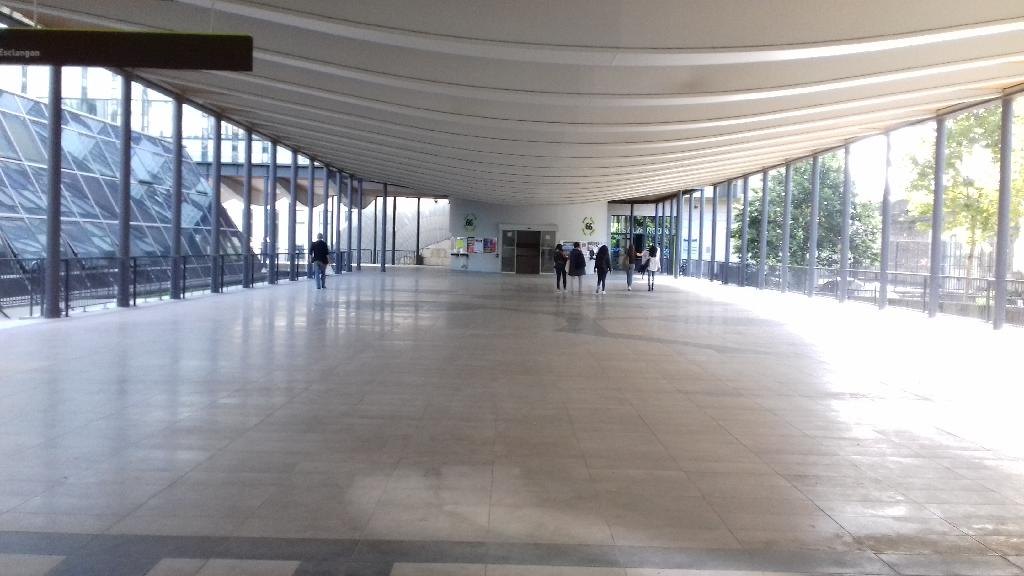
#> input picture test/test.jpg, 1024 x 576 px; its folder holds 4 pictures in this run
$ python ManagerProject.py
#> lines starting #> are read from the running program, lines starting #| are printed output that depends on the picture
import cv2
import numpy as np
from sklearn.neighbors.nearest_centroid import NearestCentroid
import os

##ouverture image

Label_learn = ['Isir','noIsir', 'noIsir', 'noIsir']
Label_test =  ['Isir']

def ComputeFeatures(image_filename):
#> called with image_filename = './test/test.jpg'
    img = cv2.imread(filename,0)
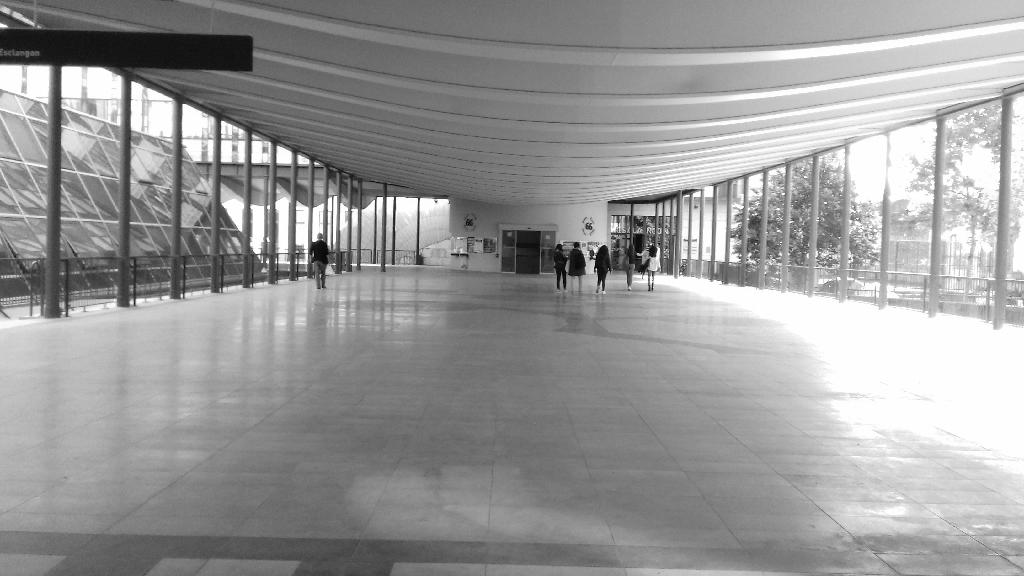
#> img: shape (576, 1024); min 0, max 255, mean 153.9
    ##Detection des surf points
    orb = cv2.ORB_create()
    pts , Features = orb.detectAndCompute(img,None)
#> pts = 500 keypoints; strongest (x, y, size): (397, 198, 31), (416, 198, 31), (392, 197, 31), (391, 198, 37.2)
    test = Features.flat[:]
#> test = 16000 values, max 255 at index 203, min 0 at index 591, mean 131.8
    return test


Liste = os.listdir('./test')
Learn = np.zeros((4,16000))
Test = np.zeros((1,16000))


for i in range(0,len(Liste)):
    filename = './test/' + Liste[i]

    tab = ComputeFeatures(filename)
#> tab has the same summary as test in ComputeFeatures
    if i == 0:
        print('test ok : ' + filename)
        Test[0] = tab
        print(tab)
#> (printed output is left out)
    else:
        print('base apprentissage', i)
        Learn[i] = tab
#> pass 2 of the loop `for i in range(0,len(Liste)):`:
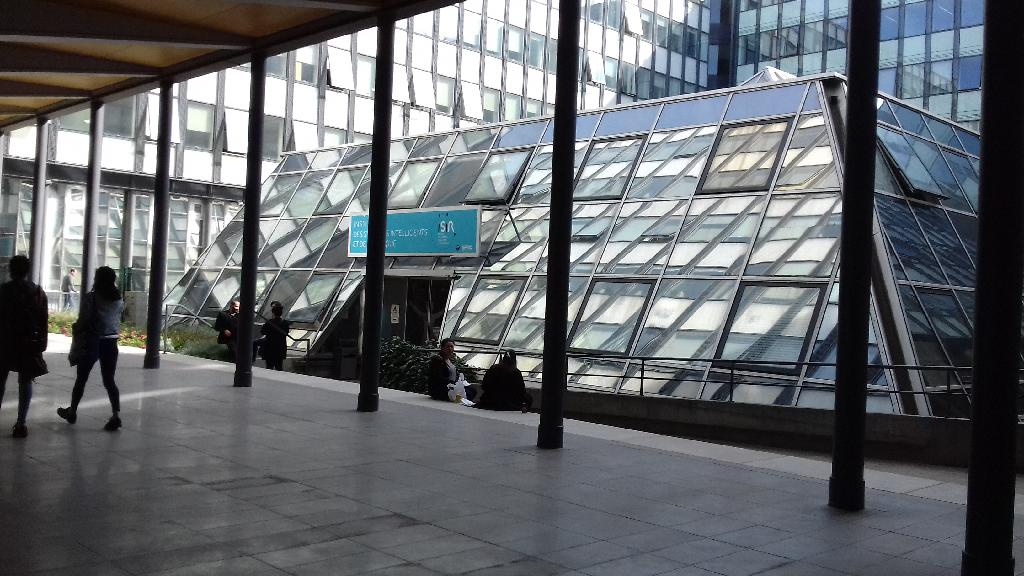
#> input picture test/test2.jpg, 1024 x 576 px
#> in ComputeFeatures (call 2), `img = cv2.imread(filename,0)`:
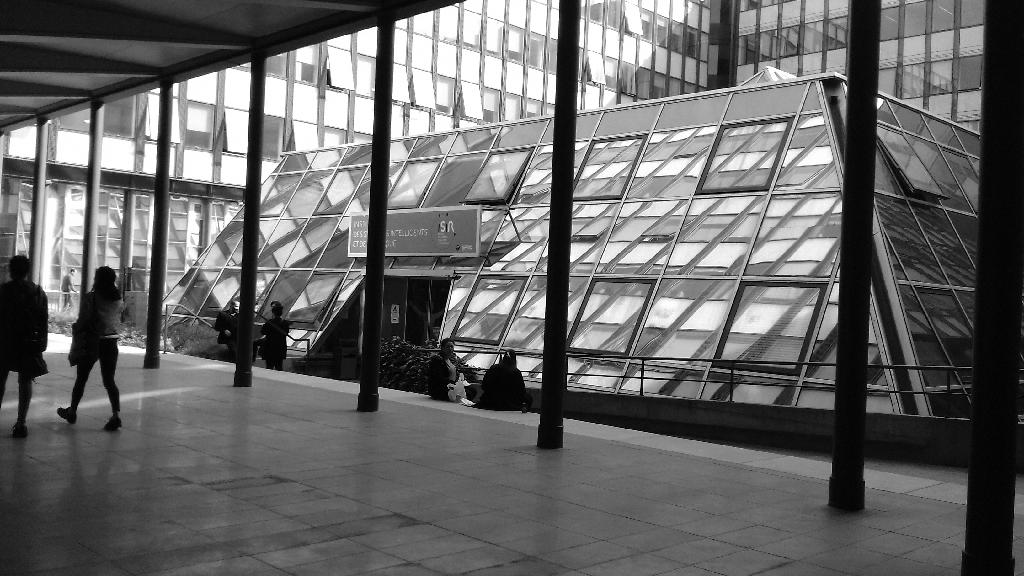
#> img: shape (576, 1024); min 0, max 255, mean 103
#> pts = 500 keypoints; strongest (x, y, size): (644, 380, 31), (568, 376, 31), (644, 374, 31), (640, 374, 31)
#> test = 16000 values, max 255 at index 39, min 0 at index 539, mean 132.6
#> tab has the same summary as test in ComputeFeatures
#> pass 3 of the loop `for i in range(0,len(Liste)):`:
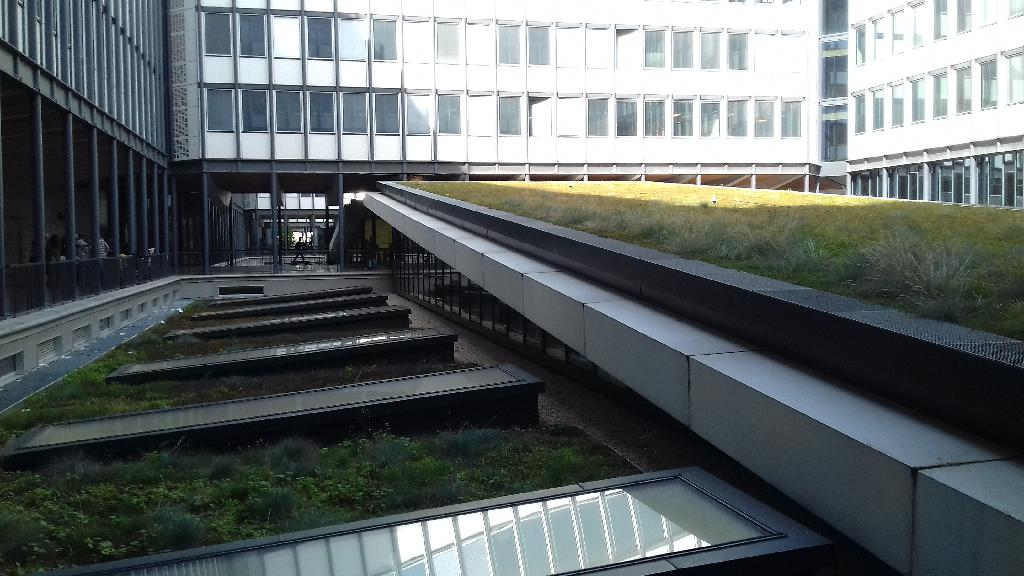
#> input picture test/test3.jpg, 1024 x 576 px
#> in ComputeFeatures (call 3), `img = cv2.imread(filename,0)`:
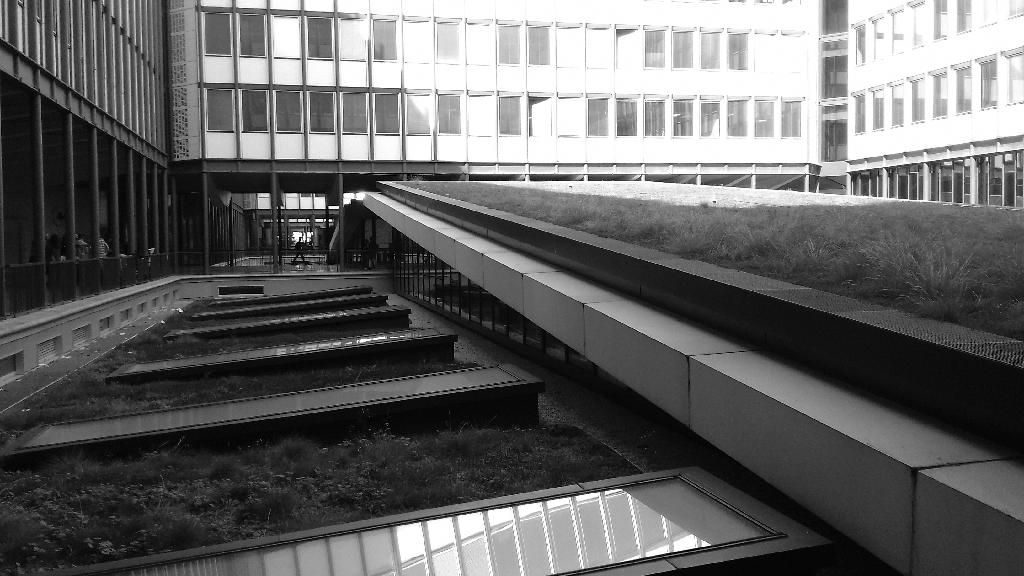
#> img: shape (576, 1024); min 0, max 255, mean 100.9
#> pts = 500 keypoints; strongest (x, y, size): (308, 239, 31), (308, 233, 31), (398, 135, 31), (302, 241, 31)
#> test = 16000 values, max 255 at index 113, min 0 at index 155, mean 136
#> tab has the same summary as test in ComputeFeatures
#> the loop made 4 passes; the first 3 are shown


print(Learn)
print(Test)

Label = np.array([0,1,2,3])
#> Label = [0, 1, 2, 3]
print(Label.shape)
#| (4,)
print(Learn.shape)

#> (the run stopped early here; a loop or call above may not have finished)
